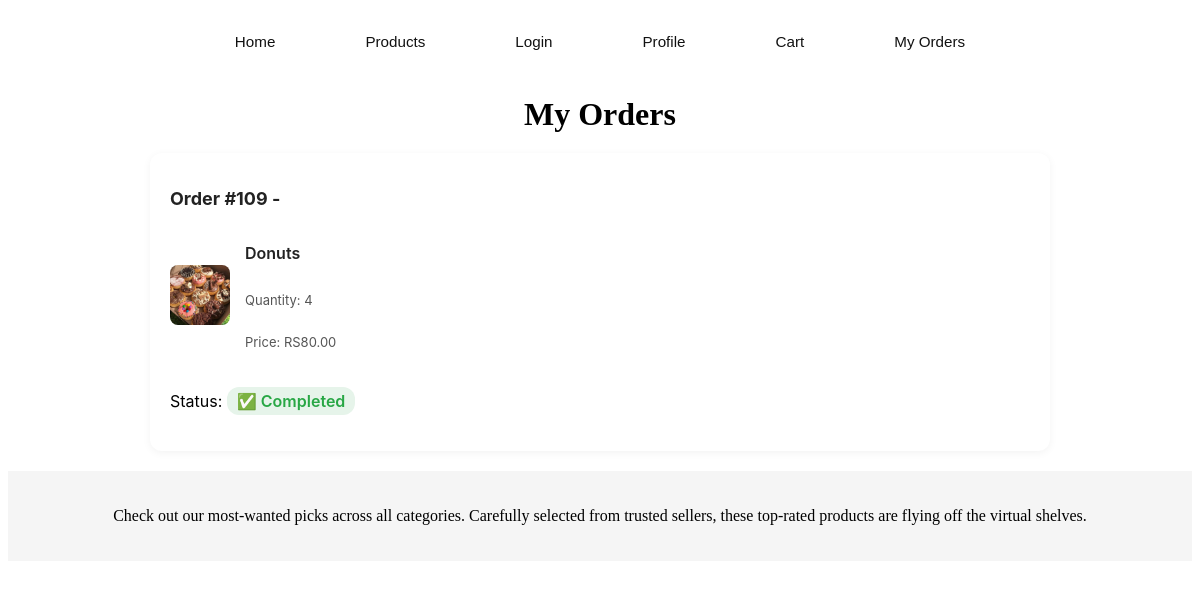
Page /accounts/orders/ (signed in) on the committed database.
### products/models.py (models this page shows, shortened)
class Order(models.Model):
    PAYMENT_CHOICES = (
        ('esewa', 'eSewa'),
        ('khalti', 'Khalti'),
        ('cod', 'Cash on Delivery'),
    )
    buyer = models.ForeignKey(User, on_delete=models.CASCADE, related_name='product_orders')
    created_at = models.DateTimeField(auto_now_add=True)
    total_amount = models.DecimalField(max_digits=10, decimal_places=2, default=0)
    payment_method = models.CharField(max_length=20, choices=PAYMENT_CHOICES)
    is_paid = models.BooleanField(default=False)
    is_completed = models.BooleanField(default=False)

class OrderItem(models.Model):
    order = models.ForeignKey(Order, related_name="items", on_delete=models.CASCADE)
    product = models.ForeignKey(Product, on_delete=models.SET_NULL, null=True)
    vendor = models.ForeignKey("vendors.Vendor", on_delete=models.CASCADE)
    quantity = models.PositiveIntegerField(default=1)
    price = models.DecimalField(max_digits=10, decimal_places=2)
    is_completed = models.BooleanField(default=False)

class Product(models.Model):
    CATEGORY_CHOICES = [
        ('Foods & Bakery', 'Foods & Bakery'),
        ('Crochet', 'Crochet'),
        ('Fashion (Clothes)', 'Fashion (Clothes)'),
    ]
    name = models.CharField(max_length=255)
    image = models.ImageField(upload_to='products/')
    category = models.CharField(max_length=50, choices=CATEGORY_CHOICES)
    price = models.DecimalField(max_digits=10, decimal_places=2)
    vendor = models.ForeignKey("vendors.Vendor", on_delete=models.CASCADE, null=True, blank=True)
    is_approved = models.BooleanField(default=False)
    description = models.TextField(blank=True, null=True)

### accounts/views.py (the view)
# urls.py: path("orders/", my_orders, name="my_orders"),
@login_required
def my_orders(request):
    orders = Order.objects.filter(buyer=request.user).order_by("-created_at")
    return render(request, "accounts/my_orders.html", {"orders": orders})

### accounts/templates/accounts/my_orders.html (shortened to what this page needs)
{% extends 'core/base.html' %}
{% load static %}
{% block extra_css %}
<link rel="stylesheet" href="{% static 'css/orders.css' %}">
{% endblock %}
{% block content %}
<h1 style="text-align:center; margin-bottom:20px;">My Orders</h1>
<div class="orders-container-buyer">
    {% for order in orders %}
    <div class="order-card-buyer">
        <h2>Order #{{ order.id }} - {{ order.ordered_at|date:"M d, Y H:i" }}</h2>
        <ul class="order-items-list">
            {% for item in order.items.all %}
            <li class="order-item">
                <img src="{{ item.product.image.url }}" alt="{{ item.product.name }}" class="order-item-img">
                <div class="order-item-details">
                    <p class="item-name">{{ item.product.name }}</p>
                    <p class="item-quantity">Quantity: {{ item.quantity }}</p>
                    <p class="item-price">Price: RS{{  order.total_amount }}</p>
                </div>
            </li>
            {% endfor %}
        </ul>
        <p>
            Status:
            {% if order.is_completed %}
                <span class="status-completed">✅ Completed</span>
            {% else %}
                <span class="status-pending">⏳ Pending</span>
            {% endif %}
        </p>
    </div>
    {% empty %}
    <p style="text-align:center; color:#666;">You have no orders yet.</p>
    {% endfor %}
</div>
{% endblock %}

### static/css/orders.css (style rules this page uses)
.orders-container-buyer { display: flex; flex-direction: column; gap: 15px; margin: 20px auto; max-width: 900px; font-family: 'Inter', 'Segoe UI', sans-serif; }
.order-card-buyer { background-color: #fff; border-radius: 12px; box-shadow: 0 2px 8px rgba(0,0,0,0.05); padding: 20px; transition: transform 0.2s ease, box-shadow 0.2s ease; }
.order-card-buyer h2 { font-size: 18px; margin-bottom: 10px; color: #222; }
.order-items-list { list-style: none; padding: 0; margin: 0 0 10px 0; }
.order-item { display: flex; align-items: center; gap: 15px; padding: 8px 0; border-bottom: 1px solid #f0f0f0; }
.order-item:last-child { border-bottom: none; }
.order-item-img { width: 60px; height: 60px; object-fit: cover; border-radius: 8px; }
.order-item-details { display: flex; flex-direction: column; }
.item-name { font-weight: 600; color: #222; }
.item-quantity, .item-price { font-size: 13px; color: #555; }
.status-completed { color: #28a745; background-color: #e6f4ea; padding: 4px 10px; border-radius: 12px; font-weight: 600; display: inline-flex; align-items: center; gap: 5px; }

### rows in the picture
Order: id "109", total_amount "80.00", is_completed "✅ Completed"
OrderItem: product.image (picture), product.name "Donuts", quantity "4"
